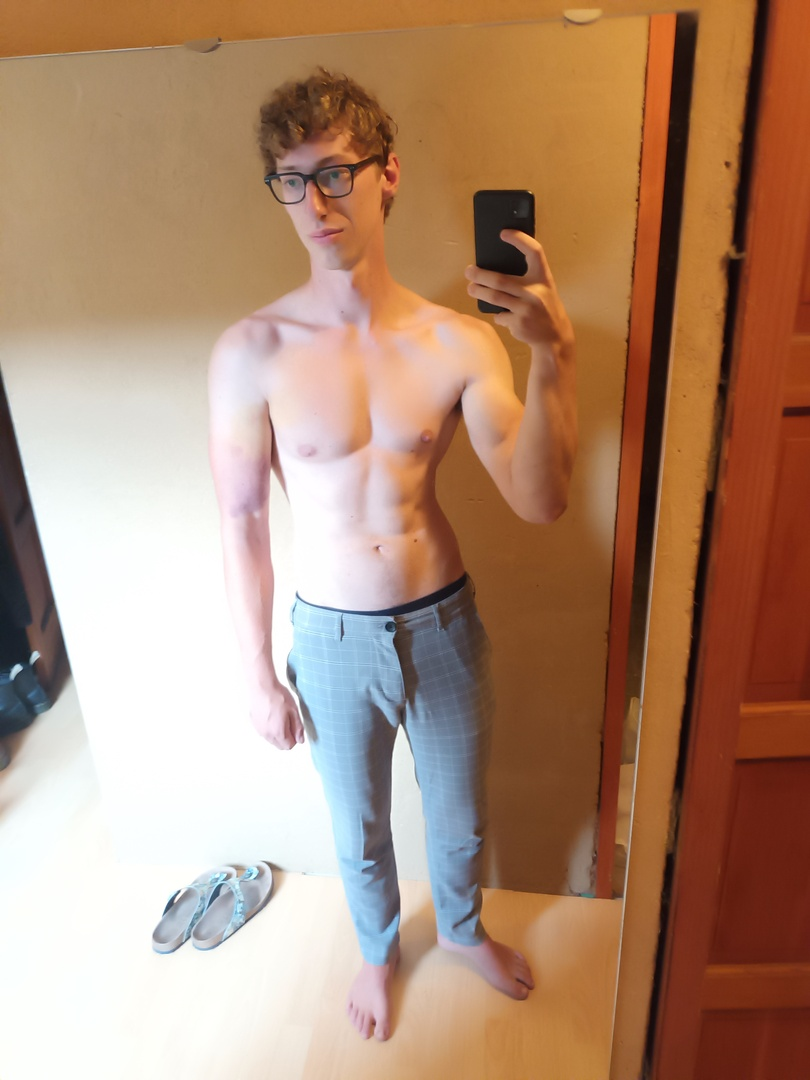
#> input picture uploads/current_beamer_image.jpg, 810 x 1080 px, found by its file name
$ python img.py
#> lines starting #> are read from the running program, lines starting #| are printed output that depends on the picture
#!/usr/bin/env python3
"""
Image Manipulation Functions voor Beamer Projection
Losse functies voor crop, zoom, en perspective warp
"""

import cv2
import numpy as np
from pathlib import Path
from typing import Optional, Tuple, List
from numpy.typing import NDArray

# Type aliases voor leesbaarheid
ImageArray = NDArray[np.uint8]  # (H, W, 3) RGB image
Point = List[float]  # [x, y] coordinaat
Corners = List[Point]  # 4 punten: [top-left, top-right, bottom-right, bottom-left]


def load_image(path: Path | str) -> Optional[ImageArray]:
    """
    Laad een foto van disk

    Args:
        path: Path naar de foto

    Returns:
        numpy array (H, W, 3) in RGB, of None als fout
    """
    img = cv2.imread(str(path))
    if img is None:
        return None
    # OpenCV laadt in BGR, converteer naar RGB
    return cv2.cvtColor(img, cv2.COLOR_BGR2RGB)


def crop_image(
    img: ImageArray,
    center_x: float,
    center_y: float,
    width: int,
    height: int
) -> ImageArray:
    """
    Crop een rechthoekig stuk uit de foto

    Args:
        img: numpy array (H, W, 3)
        center_x: X coordinaat van center (in pixels van originele foto)
        center_y: Y coordinaat van center
        width: Breedte van crop window
        height: Hoogte van crop window

    Returns:
        Cropped image (height, width, 3)

    Voorbeeld:
        # Neem center 500x500 pixels uit het midden
        cropped = crop_image(img, img.shape[1]//2, img.shape[0]//2, 500, 500)
    """
    img_h, img_w = img.shape[:2]

    # Bereken crop bounds
    x1 = int(center_x - width // 2)
    y1 = int(center_y - height // 2)
    x2 = int(x1 + width)
    y2 = int(y1 + height)

    # Clamp binnen image bounds
    x1 = max(0, min(img_w, x1))
    y1 = max(0, min(img_h, y1))
    x2 = max(0, min(img_w, x2))
    y2 = max(0, min(img_h, y2))

    return img[y1:y2, x1:x2]


def zoom_crop(
    img: ImageArray,
    zoom_factor: float,
    offset_x: float = 0,
    offset_y: float = 0
) -> ImageArray:
    """
    Zoom IN/OUT op de foto
    - zoom > 1.0: zoom IN door te croppen (2.0 = 2x ingezoomd)
    - zoom < 1.0: zoom OUT door te resizen (0.5 = 2x uitgezoomd)

    Args:
        img: numpy array (H, W, 3)
        zoom_factor: 1.0 = no zoom, 2.0 = 2x zoom in, 0.5 = 2x zoom out
        offset_x: Hoeveel pixels het center verschuiven (positief = rechts)
        offset_y: Hoeveel pixels het center verschuiven (positief = naar beneden)

    Returns:
        Zoomed image
    """
    img_h, img_w = img.shape[:2]

    if zoom_factor >= 1.0:
        # ZOOM IN - crop een kleiner stuk
        crop_w = int(img_w / zoom_factor)
        crop_h = int(img_h / zoom_factor)

        # Center point met offset
        center_x = img_w // 2 + offset_x
        center_y = img_h // 2 + offset_y

        return crop_image(img, center_x, center_y, crop_w, crop_h)

    else:
        # ZOOM OUT - maak de foto kleiner en voeg padding toe
        scale = zoom_factor  # bijv. 0.5 = maak foto 50% van origineel

        # Resize de foto kleiner
        new_w = int(img_w * scale)
        new_h = int(img_h * scale)
        resized = cv2.resize(img, (new_w, new_h), interpolation=cv2.INTER_AREA)

        # Voeg padding toe zodat het terug originele size heeft
        # (anders past perspective_warp niet meer)
        pad_w = img_w - new_w
        pad_h = img_h - new_h

        # Bereken offset voor centering + user offset
        offset_x_scaled = int(offset_x * scale)
        offset_y_scaled = int(offset_y * scale)

        pad_left = pad_w // 2 + offset_x_scaled
        pad_right = pad_w - pad_left
        pad_top = pad_h // 2 + offset_y_scaled
        pad_bottom = pad_h - pad_top

        # Zorg dat padding niet negatief wordt
        pad_left = max(0, pad_left)
        pad_right = max(0, pad_right)
        pad_top = max(0, pad_top)
        pad_bottom = max(0, pad_bottom)

        padded = cv2.copyMakeBorder(
            resized,
            pad_top, pad_bottom, pad_left, pad_right,
            cv2.BORDER_CONSTANT,
            value=(0, 0, 0)  # Zwarte padding
        )

        return padded

# [54 lines left out: function fit_image_to_aspect_ratio, not called in this run]


def calculate_quad_aspect_ratio(corners: Corners) -> float:
    """
    Bereken de gemiddelde aspect ratio van je 4-hoek

    Args:
        corners: 4 hoekpunten [top-left, top-right, bottom-right, bottom-left]

    Returns:
        width/height ratio van de quad
    """
    # Bereken gemiddelde breedte (top + bottom) / 2
    top_width = abs(corners[1][0] - corners[0][0])
    bottom_width = abs(corners[2][0] - corners[3][0])
    avg_width = (top_width + bottom_width) / 2

    # Bereken gemiddelde hoogte (left + right) / 2
    left_height = abs(corners[3][1] - corners[0][1])
    right_height = abs(corners[2][1] - corners[1][1])
    avg_height = (left_height + right_height) / 2

    return avg_width / avg_height if avg_height > 0 else 1.0

def cover_image_to_aspect_ratio(
    img: ImageArray,
    target_aspect_ratio: float
) -> ImageArray:
    """
    Crop de foto zodat het de target aspect ratio krijgt
    zonder zwarte balken (zoals CSS object-fit: cover)

    Je VERLIEST wel een deel van de foto aan de randen!
    """
    img_h, img_w = img.shape[:2]
    img_ratio = img_w / img_h

    if abs(img_ratio - target_aspect_ratio) < 0.001:
        return img

    if img_ratio > target_aspect_ratio:
        # Image is te breed - crop links/rechts
        new_width = int(img_h * target_aspect_ratio)
        crop_x = (img_w - new_width) // 2
        return img[:, crop_x:crop_x + new_width]
    else:
        # Image is te hoog - crop top/bottom
        new_height = int(img_w / target_aspect_ratio)
        crop_y = (img_h - new_height) // 2
        return img[crop_y:crop_y + new_height, :]

def perspective_warp(
    img: ImageArray,
    corners: Corners,
    output_size: Tuple[int, int],
    preserve_aspect_ratio: bool = True
) -> ImageArray:
    """
    Past perspective transformation toe (dit is de KERNFUNCTIE!)
    Neemt je cropped/zoomed foto en "buigt" hem in je 4 hoekpunten

    Args:
        img: numpy array (H, W, 3) - de cropped/zoomed foto
        corners: List van 4 [x,y] punten - de hoeken op je beamer/canvas waar de foto naartoe moet
                 Volgorde: [top-left, top-right, bottom-right, bottom-left]
        output_size: (width, height) van output canvas (bv beamer resolution)
        preserve_aspect_ratio: Als True, voeg padding toe zodat foto niet vervormd wordt

    Returns:
        numpy array met transformed image in canvas van output_size

    Voorbeeld:
        corners = [[100, 100], [800, 150], [750, 600], [150, 580]]
        warped = perspective_warp(img, corners, (1920, 1080))
    """
    # Als we aspect ratio willen behouden, fit image eerst
    if preserve_aspect_ratio:
        target_ratio = calculate_quad_aspect_ratio(corners)
        # img = fit_image_to_aspect_ratio(img, target_ratio)
        img = cover_image_to_aspect_ratio(img, target_ratio)

    img_h, img_w = img.shape[:2]

    # Source points: de 4 hoeken van je rechthoekige input foto
    src_points = np.float32([
        [0, 0],           # top-left
        [img_w, 0],       # top-right
        [img_w, img_h],   # bottom-right
        [0, img_h]        # bottom-left
    ])

    # Destination points: waar die hoeken naartoe moeten op de canvas
    dst_points = np.float32(corners)

    # Bereken de perspective transformation matrix
    # Dit is de wiskundige "recept" om elk pixel te verplaatsen
    matrix = cv2.getPerspectiveTransform(src_points, dst_points)

    # Pas de warp toe
    # INTER_LINEAR = bilinear interpolatie (goeie kwaliteit, snel)
    # Andere opties: INTER_CUBIC (beter kwaliteit, trager), INTER_NEAREST (snel, blocky)
    warped = cv2.warpPerspective(
        img,
        matrix,
        output_size,
        flags=cv2.INTER_LINEAR,
        borderMode=cv2.BORDER_CONSTANT,
        borderValue=(255, 255, 255)  # Zwarte achtergrond buiten de foto
    )

    return warped


def full_pipeline(
    img_path: Path | str,
    corners: Corners,
    beamer_size: Tuple[int, int],
    zoom: float = 1.0,
    offset_x: float = 0,
    offset_y: float = 0
) -> Optional[ImageArray]:
    """
    Complete pipeline: load → zoom/crop → perspective warp
    Dit is wat je elke frame zou callen als je real-time wilt renderen

    Args:
        img_path: Path naar originele foto
        corners: 4 hoekpunten [[x,y], [x,y], [x,y], [x,y]]
        beamer_size: (width, height) tuple van je beamer
        zoom: zoom factor (1.0 = normaal, 2.0 = 2x inzoomen)
        offset_x: pan horizontaal (in pixels van originele foto)
        offset_y: pan verticaal

    Returns:
        Final warped image ready to display, of None bij errors
    """
    # 1. Laad originele foto
    img = load_image(img_path)
#> in load_image, img is the input picture: shape (1080, 810, 3); mean B, G, R 115.7, 140, 176.1
    if img is None:
        return None

    # 2. Crop/zoom based on user input
    cropped = zoom_crop(img, zoom, offset_x, offset_y)
#> in crop_image, `return img[y1:y2, x1:x2]`:
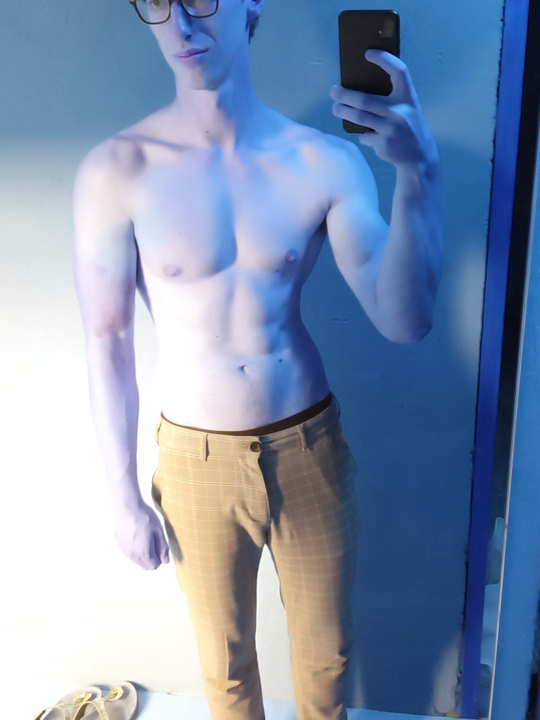
#> returned value: shape (720, 540, 3); mean of channels 0, 1, 2 177.4, 147.7, 129; drawn as B, G, R

    # 3. Perspective warp naar de 4 hoeken
    warped = perspective_warp(cropped, corners, beamer_size)
#> in cover_image_to_aspect_ratio, `return img[crop_y:crop_y + new_height, :]`:
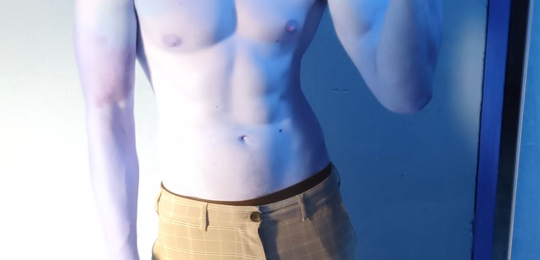
#> returned value: shape (260, 540, 3); mean of channels 0, 1, 2 182, 151.9, 136.4; drawn as B, G, R
#> in perspective_warp, `warped = cv2.warpPerspective( img, matrix, output_size, flags=cv2.INTE..`:
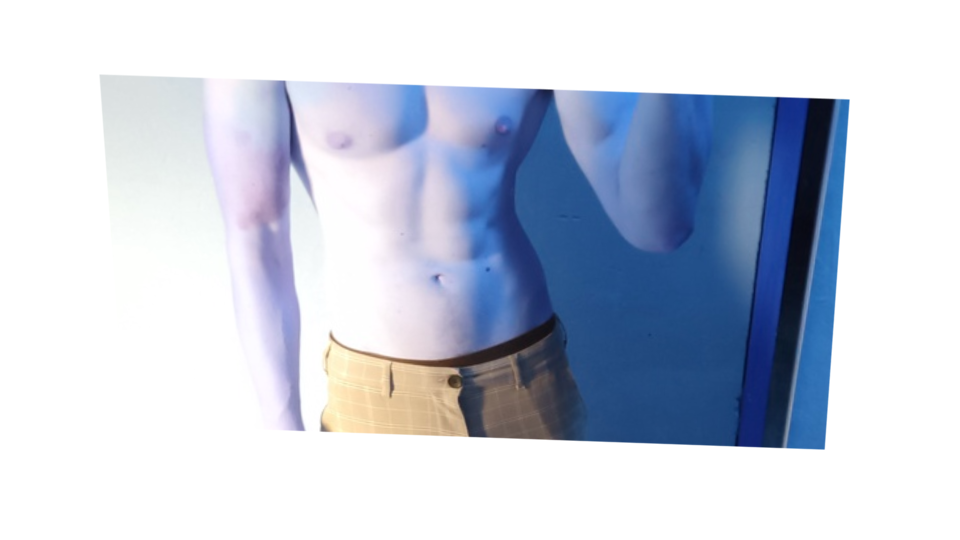
#> warped: shape (1080, 1920, 3) (shown at 1/2 size); mean of channels 0, 1, 2 219.5, 204.4, 196.8; drawn as B, G, R

    return warped


def save_image(img: ImageArray, path: Path | str) -> None:
    """
    Sla een image op naar disk

    Args:
        img: numpy array in RGB
        path: output path
    """
    # Convert RGB terug naar BGR voor OpenCV
    img_bgr = cv2.cvtColor(img, cv2.COLOR_RGB2BGR)
    cv2.imwrite(str(path), img_bgr, [cv2.IMWRITE_JPEG_QUALITY, 95])


# ============================================================================
# HELPER FUNCTIONS
# ============================================================================

# [31 lines left out: functions get_crop_dimensions, validate_corners, not called in this run]


# ============================================================================
# EXAMPLE USAGE
# ============================================================================

if __name__ == '__main__':
    """
    Voorbeeld hoe je dit zou gebruiken
    """

    # Config
    IMAGE_PATH = Path("uploads/current_beamer_image.jpg")
    BEAMER_SIZE: Tuple[int, int] = (1920, 1080)

    # Je controller state (zou je bijhouden in je main loop)
    corners: Corners = [
        [200, 150],      # top-left
        [1700, 200],     # top-right
        [1650, 900],     # bottom-right
        [250, 850]       # bottom-left
    ]
    zoom: float = 1.5
    pan_x: float = 0
    pan_y: float = 0

    # Real-time rendering - doe dit elke frame in je game loop
    print("Rendering frame...")
    result = full_pipeline(IMAGE_PATH, corners, BEAMER_SIZE, zoom, pan_x, pan_y)

    if result is not None:
        print(f"✅ Rendered: {result.shape}")
#| ✅ Rendered: (1080, 1920, 3)
        # Nu zou je dit displayen met pygame of cv2.imshow
        # cv2.imshow('Beamer', cv2.cvtColor(result, cv2.COLOR_RGB2BGR))
        # cv2.waitKey(0)

        # Optioneel: sla finaal resultaat op
        save_image(result, "output_warped.jpg")
        print("✅ Saved to output_warped.jpg")
